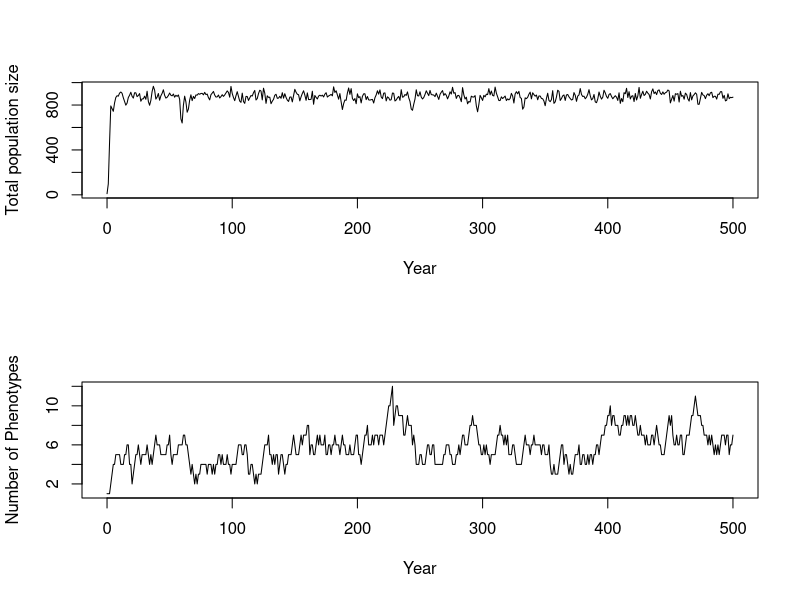
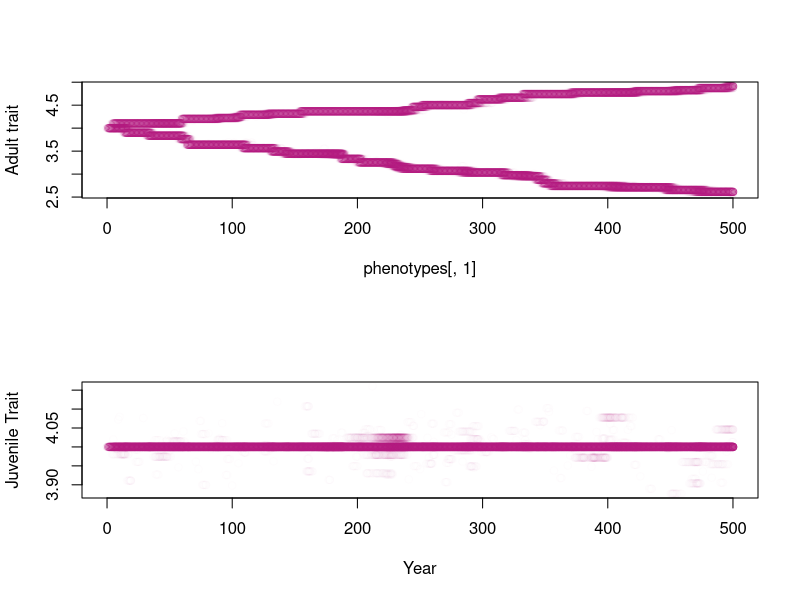
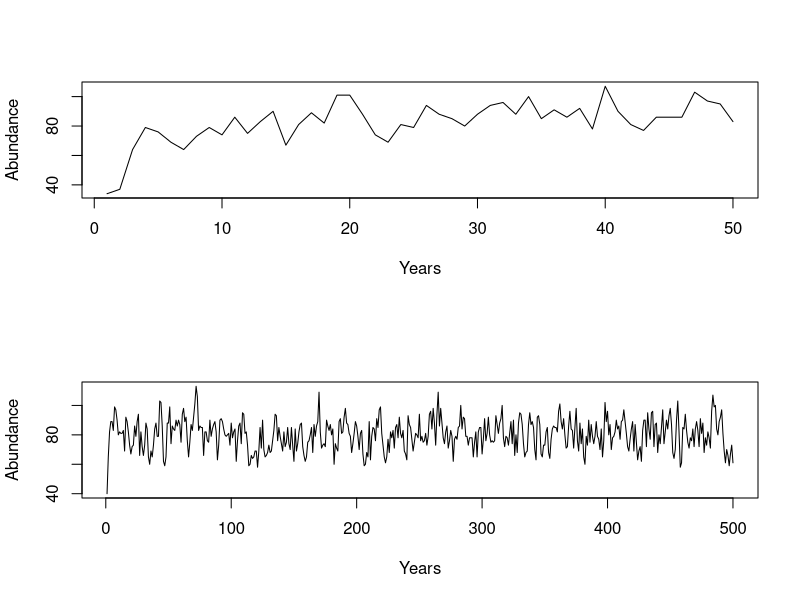

Source code (R) for these figures, in order:




# Second CLC model, optimized, maybe

#Shorthands used: popSize   : Intial population size 
                # resProp   : resource property, a matrix with first row being Adult resources and second row being juveniles resources
                # resFreq   : resource freq, should be relative i.e. add up to one once again first row is adult, second is juvenile. 
                # resGen    : A measure of how generalist the consumers are a matrix with 1 column 2 rows, first row is adults
                # fmax      : A measure of the maximum number of offspring possible
                # kA/kJ     : A measure of how density dependent the fecundity and survival is. Half saturation constant 
                # mutProb   : Mutation probabilty
                # mutVar    : Mutation varitation in the case a mutation occurs
                # time.steps: how long the function runs e.g. years
                # iniP(A/J) : inital phenotype of adult and juvenile(different)
                # nmorphs   : Number of morphs in intial run

popSize <- 15
iniPA   <- 4
iniPJ   <- 4
nmorphs <- 1

pop <- matrix(data = NA, ncol = 4, nrow = nmorphs)                             # Each column in this matrix is one phenotype combination.

pop[,1] <- popSize
pop[,2] <- iniPA
pop[,3] <- iniPJ

colnames(pop) <- c("Number of indivduals", "Adult trait", "Juvenile trait", "Proxy")

c <- as.numeric(which(rmultinom(n = 2 , size = 1, prob = c(0.8, 0.1, 0.1)) == 1))  

d <- rmultinom(n = 2 , size = 1, prob = c(0.8, 0.1, 0.1))

which(d == 1)

# Full function ----------------------------------------------------------------

resourceCompetition <- function(popSize, resProp, resFreq, resGen=matrix(c(0.2,0.2),ncol=1, nrow=2), fmax = 10, kA = 2, kJ = 0.2, mutProb=0.001, mutVar=0.1, time.steps=200, iniPA=4, iniPJ=4, nmorphs = 1){
  
  pop <- matrix(data = NA, ncol = 4, nrow = nmorphs)                             # Each column in this matrix is one phenotype combination.
  
  pop[,1] <- popSize
  pop[,2] <- iniPA
  pop[,3] <- iniPJ
  
  colnames(pop) <- c("Number of indivduals", "Adult trait", "Juvenile trait", "Proxy")
 
  stats         <- matrix(data = c(0, sum(pop[,1]), nrow(pop), mean(pop[,2]), var(pop[,2]), 
                            mean(pop[,3]), var(pop[,3])), nrow = 1, ncol = 7)                                                             #Where we will eventually save our stats and phenotypes
  phenotypes <- matrix(data = c(0, popSize, iniPA, iniPJ), nrow = 1, ncol = 4)
  colnames(phenotypes) <- c("Year", "Number of indivduals", "Adult trait", "Juvenile trait")                                        

  
  for (t in 1:time.steps){
    
    # Deterministic fecundity proxy alpha ------------------------------------

      adults    <- pop                                                            
      alphaA    <- NULL                                                           # Will create a matrix with all alpha values
      alphaSumA <- NULL
      
      for(r in 1:ncol(resProp)){                                                  # Loops through each resource to compute 
        
        rp <- resProp[1,r]                                                        # Resource property for adult resource [1,]
        
        alpha     <- exp(-(adults[, 2]-rp)^2/ (2*resGen[1,1])^2 )                   # Compute  alphas for all adults, if different generalities for stages want to be added modify resGen
        alphaA    <- cbind(alphaA, alpha)                                         # Store alphas for all resources for all morphs
        alphaSumA <- c(alphaSumA, sum(alpha*adults[,1]))                                    # Store the sum of all alphas for each resource
        
      }
      
      for(i in 1:nrow(adults)){
        
        fec <- 0
        for(r in 1:ncol(resProp)){                                                # Goes through each resource and calculates source specific  
                                                                                  # fecundity and then adds them together to create the total fec..
          R  <- resFreq[1,r]
          fec <- fec + R * (alphaA[i,r]/alphaSumA[r])                             # Total fecundity is the sum of fecundities gained 
                                                                                  # from all the different resources. Which is derived
        }                                                                         # both the ability to consume a resource, alphaA, and the 
        adults[i,4] <- fmax * (fec/(kA+fec))                                       # the total ability of all individuals to consume 
                                                                                  # said resource, alphaSumA. R = resource available
      }
      
      # Spawning of offspring -------------------------------------------------
      
      juveniles <- adults                                                         # Create a matrix were we will add juveniles into
      
      for(i in 1:nrow(juveniles)) {
        
        juv             <- rpois(n = 1, lambda = adults[i,1] * adults[i,4])      # This calculates the number of juveniles based on a possion distribution. 
        juveniles[i, 1] <- juv                                                    # States number of juveniles in 1 column
                                   
      }
      
      # Mutation of offspring -------------------------------------------------
      
      probs <- juveniles[,1]/sum(juveniles[, 1])  # Generates probability of morph being mutated based upon number of individuals.
      N.mut <- as.numeric(rbinom(n = 1, size = sum(juveniles[, 1]), prob = mutProb))
      
      
      if(N.mut > 0){
        random.choice <- c()
        mutation.pos <- c()
        
        for (m in 1:length(N.mut)){
        random.choice <- rmultinom(n = 1 , size = 1, prob = probs)    # Randomly chooses which morphs to mutate based on probs
        mutation.pos[m] <- as.numeric(which(random.choice == 1))
      }
      
        for (i in  1:length(mutation.pos)){
        
        mutChange <- rnorm(n=1, mean=0, sd=mutVar)
        juveniles[mutation.pos[i], 1] <- juveniles[mutation.pos[i], 1] - 1       # Removes the mutated individual from the morph
        
          if(rbinom(n = 1, size = 1, prob = 0.5) == 0){                            # Randomly choose whether adult or juvenile trait gets morphed.
            
                
            new.morph <- matrix(data = c(1, juveniles[mutation.pos[i], 2] + mutChange, #Changes adult trait to a new trait and adds it to the juveniles
                                         juveniles[mutation.pos[i], 3], 0), 
                                ncol = ncol(juveniles), nrow = 1)
            juveniles <- rbind(juveniles, new.morph)
          }
          else {
                # Removes the mutated individual from the morph
            new.morph <- matrix(data = c(1, juveniles[mutation.pos[i], 2] ,        #Changes juvenile trait to a new trait and adds it to the juveniles
                                         juveniles[mutation.pos[i], 3]+ mutChange, 0), 
                                ncol = ncol(juveniles), nrow = 1)
            juveniles <- rbind(juveniles, new.morph)
          }
        
        }
        
      }
      
    
      
      # Kill off offspring -----------------------------------------------------
      
      alphaSumJ <- NULL
      alphaJ    <- NULL
      
      for(r in 1:ncol(resProp)){                                                  # Survival of juveniles also depends on resource availability.
        
        rp <- resProp[2,r] 
        
        alpha     <- exp(-(juveniles[,3]-rp)^2/ (2*resGen[2,1])^2 )
        alphaJ    <- cbind(alphaJ, alpha)
        alphaSumJ <- c(alphaSumJ, sum(alpha) )
        
      }
      
      for(i in 1:nrow(juveniles)){
        
        sur <- 0
        for(r in 1:ncol(resProp)){                                                # Goes through each resource and calculates source specific  
          # survival and then adds them together to create the total sur
          R  <- resFreq[2,r]
          sur <- sur + R * (alphaJ[i,r]/alphaSumJ[r])                             
          
        }                                                                         
      
      det.sur <- sur/(kJ+sur)                                                   # this is to create a saturating function, survival can never be over 1 higher kJ means flatter curve
      juveniles[i,1] <- rbinom(n = 1 , size = juveniles[i,1], prob = det.sur)   # sees how many survive given their det. survival.
      }
      
    pop <- juveniles[juveniles[, 1] != 0, , drop = FALSE]                        # all adults die after reproducing, so the new generation is only juveniles, and all rows with zero individuals are removed.
    
    # extract stats and phenotype ---------------------------------------------
    
    if(nrow(pop) == 0){                                                          # Checks whether population has reached zero, then it breaks the for loop.                                   
      print("Population extinction")
      break
    }
    
    stats <- rbind(stats, c(t, sum(pop[,1]), nrow(pop), mean(pop[,2]), var(pop[,2]), 
                            mean(pop[,3]), var(pop[,3]))) 
    
    pStats <- cbind(rep(t, nrow(pop)), pop[,1], pop[,2], pop[,3])
    phenotypes <- rbind(phenotypes, pStats)
    
      
  }
  
  #return output  ------------------------------------------------------------
  colnames(stats) <- c("year", "population size", "Number of morphs", "mean A trait", "var A", "mean J trait", "var J")
  rownames(phenotypes) <- NULL
  return(list(stats=stats, phenotypes=phenotypes))                                 #returns both the stats and the phenotype
  
  
}



                    
resource.frequency <- c(100,20,20,10,50,  # res. freq. of adults
                        40,20,20,20,30)   # res. freq. pf juveniles
resource.property<- c(1, 3, 4, 5, 10,            # res. property of adults
                      2, 3, 4, 5, 7)             # res. property of juveniles

resFreqMatrix <- matrix(resource.frequency, nrow=2, ncol=5, byrow = TRUE) 
rownames(resFreqMatrix) <- c("Juvenile", "Adult")
colnames(resFreqMatrix)  <- paste0("Resource ", 1:ncol(resFreqMatrix))

resPropMatrix <- matrix(resource.property, nrow=2, ncol=5, byrow = TRUE)          
rownames(resPropMatrix)<-c("Juvenile", "Adult")
colnames(resFreqMatrix)  <- paste0("Resource ", 1:ncol(resPropMatrix))


output <- resourceCompetition(resProp=resPropMatrix, resFreq=resFreqMatrix, popSize = 10, mutProb=0.001, mutVar=0.05, time.steps = 500)

stats <- output$stats
phenotypes <- output$phenotypes



# Plotting  -------------------------------------------------------------------

par(mfrow=c(2,1))


plot(x = stats[, 1], y = stats[, 2], xlab = "Year", ylab = "Total population size", type = "l")

plot(x = stats[, 1], y = stats[, 3], xlab = "Year", ylab = "Number of Phenotypes", type = "l")

par(mfrow=c(2,1))

pColors <- rgb(0.7, 0.1, 0.5, alpha = (phenotypes[,2]/(100+phenotypes[,2])))
plot(x = phenotypes[, 1], y = phenotypes[,3], col = pColors, xlab = NULL, ylab = "Adult trait")
plot(x = phenotypes[, 1], y = phenotypes[,4], col = pColors, xlab = "Year", ylab = "Juvenile Trait")


# Add a legend to distinguish between patches
#legend("topright", legend=c("Patch 1", "Patch 2"), col=c(rgb((1-0.9)*0.7,0.59,0.8, alpha =0.6), rgb((2-0.9)*0.7,0.59,0.8, alpha =0.6)), pch=19)

# Add a title to the plot
#title("Individual Phenotypes Over Years for Patch 1 and Patch 2")

# -------------------------------




# Function split into smaller parts(for easier debugging): -----------------------------------------------------------------------------------------

#----------------- Population initialization:
popSize <- 15
iniPA   <- 4
iniPJ   <- 4
nmorphs <- 1

pop <- matrix(data = NA, ncol = 4, nrow = nmorphs)                             # Each column in this matrix is one phenotype combination.

pop[,1] <- popSize
pop[,2] <- iniPA
pop[,3] <- iniPJ

colnames(pop) <- c("Number of indivduals", "Adult trait", "Juvenile trait", "Proxy")

# --------------------- Resource initialization (adult)

resFreqA <- c(2,2,5,2,2)              # res. freq. of adults
resPropA <- c(2, 3, 4, 5, 6)          # res. property of adults
resGenA  <- 0.3
kA       <- 0.3
fmax     <- 10 


#----------------- Fecundity  ----------------

birth <- function (pop, resPropA, resFreqA, resGenA, kA, fmax) { 
    
    # Deterministic fecundity proxy alpha ------------------------------------
    
    adults    <- pop                                                            
    alphaA    <- NULL                                                             # Will create a matrix with all alpha values
    alphaSumA <- NULL
    
    for(r in 1:length(resPropA)){                                                 # Loops through each resource to compute 
      
      rp <- resPropA[r]                                                           # Resource property for adult resource [2,]
      
      alpha     <- exp(-(adults[, 2]-rp)^2/ (2*resGenA)^2 )                       # Compute  alphas for all adults, if different generalities for stages want to be added modify resGen
      alphaA    <- cbind(alphaA, alpha)                                           # Store alphas for all resources for all morphs
      alphaSumA <- c(alphaSumA, sum(alpha*adults[,1]))                            # Store the sum of all alphas for each resource
      
    }
    
    for(i in 1:nrow(adults)){
      
      fec <- 0
      for(r in 1:length(resPropA)){                                                  # Goes through each resource and calculates source specific  
        # fecundity and then adds them together to create the total fec..
        R  <- resFreqA[r]
        fec <- fec + R * (alphaA[i,r]/alphaSumA[r])                               # Total fecundity is the sum of fecundities gained 
        # from all the different resources. Which is derived
      }                                                                           # both the ability to consume a resource, alphaA, and the 
      adults[i,4] <- fmax * (fec/(kA+fec))                                        # the total ability of all individuals to consume 
      # said resource, alphaSumA. R = resource available
    }
    
    # Spawning of offspring -------------------------------------------------
    
    juveniles <- adults                                                          # Create a matrix were we will add juveniles into
    
    for(i in 1:nrow(juveniles)) {
      
      juv             <- rpois(n = 1, lambda = adults[i,1] * adults[i,4])        # This calculates the number of juveniles based on a possion distribution. 
      juveniles[i, 1] <- juv                                                     # States number of juveniles in 1 column
      
    }
    
    pop <- juveniles
  
  return(pop)
}

populationSize <- c()
timesteps <- 50

for(t in 1:timesteps){
  
  pop <- birth(pop = pop, resPropA = resPropA , resFreqA = resFreqA, resGenA = resGenA, kA = kA, fmax = 3)
  
  populationSize<- rbind(populationSize, sum(pop[,1])) 
  
}
rownames(populationSize) <- paste0("Year", 1:nrow(populationSize)) 
colnames(populationSize) <- "Number of indivduals"


plot(x = 1:nrow(populationSize), y = populationSize, type = "l", xlab = "Years", ylab = "Abundance")

#----------------- Mutation   -------------------

mutation <- function(pop, mutProb, mutVar){

juveniles <- pop
probs <- juveniles[,1]/sum(juveniles[, 1])  # Generates probability of morph being mutated based upon number of individuals.
N.mut <- as.numeric(rbinom(n = 1, size = sum(juveniles[, 1]), prob = mutProb))


if(N.mut > 0){
  #print("Mutation!")
  random.choice <- c()
  mutation.pos <- c()
  for (m in 1:length(N.mut)){
    random.choice <- rmultinom(n = 1 , size = 1, prob = probs)    # Randomly chooses which morphs to mutate based on probs
    mutation.pos[m] <- as.numeric(which(random.choice == 1))
  }
  
  for (i in  1:length(mutation.pos)){
    
    mutChange <- rnorm(n=1, mean=0, sd=mutVar)
    juveniles[mutation.pos[i], 1] <- juveniles[mutation.pos[i], 1] - 1       # Removes the mutated individual from the morph
    
    if(rbinom(n = 1, size = 1, prob = 0.5) == 0){                            # Randomly choose whether adult or juvenile trait gets morphed.
      
      
      new.morph <- matrix(data = c(1, juveniles[mutation.pos[i], 2] + mutChange, #Changes adult trait to a new trait and adds it to the juveniles
                                   juveniles[mutation.pos[i], 3], 0), 
                          ncol = ncol(juveniles), nrow = 1)
      juveniles <- rbind(juveniles, new.morph)
    }
    else {
      # Removes the mutated individual from the morph
      new.morph <- matrix(data = c(1, juveniles[mutation.pos[i], 2] ,        #Changes juvenile trait to a new trait and adds it to the juveniles
                                   juveniles[mutation.pos[i], 3]+ mutChange, 0), 
                          ncol = ncol(juveniles), nrow = 1)
      juveniles <- rbind(juveniles, new.morph)
    }
    
  }
  
}


pop <- juveniles

return(pop)

}


#----------------- Survival  ------------------------------------

death <- function(pop, resPropJ, resFreqJ, resGenJ, kJ){
  juveniles <- pop
  alphaSumJ <- NULL
  alphaJ    <- NULL
  
  for(r in 1:length(resPropJ)){                                                  # Survival of juveniles also depends on resource availability.
    
    rp <- resPropJ[r] 
    
    alpha     <- exp(-(juveniles[,3]-rp)^2/ (2*resGenJ) )
    alphaJ    <- cbind(alphaJ, alpha)
    alphaSumJ <- c(alphaSumJ, sum(alpha) )
    
  }
  
  for(i in 1:nrow(juveniles)){
    
    sur <- 0
    for(r in 1:length(resPropJ)){                                                # Goes through each resource and calculates source specific  
                                                                                 # survival and then adds them together to create the total sur
      R  <- resFreqJ[r]
      sur <- sur + R * (alphaJ[i,r]/alphaSumJ[r])                             
      
    }                                                                         
    
    det.sur <- sur/(kJ+sur)                                                       # this is to create a saturating function, survival can never be over 1 higher kJ means flatter curve
    juveniles[i,1] <- rbinom(n = 1 , size = juveniles[i,1], prob = det.sur)       # sees how many survive given their det. survival.
  }
  
  pop <- juveniles[juveniles[, 1] != 0, , drop = FALSE]
  
  return(pop)
}

# Test of survival and birth and mutation together ---------------------------------------------------

#----------------- Population initialization
popSize <- 15
iniPA   <- 4
iniPJ   <- 4
nmorphs <- 1

pop <- matrix(data = NA, ncol = 4, nrow = nmorphs)                             # Each column in this matrix is one phenotype combination.

pop[,1] <- popSize
pop[,2] <- iniPA
pop[,3] <- iniPJ

colnames(pop) <- c("Number of indivduals", "Adult trait", "Juvenile trait", "Proxy")

mutProb = 0.005
mutVar = 0.1

populationSize <- c()
numberPhenotypes <- c()
Phenotypes <- matrix(data = c(0, popSize, iniPA, iniPJ), nrow = 1, ncol = 4)
colnames(Phenotypes) <- c("Year", "Number of indivduals", "Adult trait", "Juvenile trait")
timesteps <- 500

# --------------------- Resource initialization (adult)

resFreqA <- c(2,2,5,2,2)              # res. freq. of adults
resPropA <- c(2, 3, 4, 5, 6)          # res. property of adults
resGenA  <- 0.3
kA       <- 0.3
fmax     <- 10 

# --------------------- Resource initialization (juvenile)

resFreqJ <- c(10,3,1,3,10)              # res. freq. of juveniles
resPropJ <- c(1, 3, 4, 5, 7)          # res. property of juveniles
resGenJ  <- 0.2
kJ       <- 0.3


for(t in 1:timesteps){
  
  pop <- birth(pop = pop, resPropA = resPropA , resFreqA = resFreqA, resGenA = resGenA, kA = kA, fmax = 3)

  pop <- mutation(pop=pop, mutProb = mutProb, mutVar = mutVar)
  
  pop <- death(pop = pop, resPropJ = resPropJ, resFreqJ = resFreqJ, resGenJ = resGenJ, kJ = kJ)

  
  
  if (nrow(pop) == 0) {
    print("Extinction!")
    break
  }
  else {
    
   #print(paste0("Loop ", t ," works"))
    
        }
  
  numberPhenotypes <- rbind(numberPhenotypes, nrow(pop))
  pStats <- cbind(rep(t, nrow(pop)), pop[,1], pop[,2], pop[,3])
  Phenotypes <- rbind(Phenotypes, pStats)
  populationSize<- rbind(populationSize, sum(pop[,1])) 
  
}


rownames(populationSize) <- paste0("Year", 1:nrow(populationSize)) 
colnames(populationSize) <- "Number of indivduals"

colnames(numberPhenotypes) <- "# of phenotypes"

rownames(Phenotypes) <- NULL


plot(x = 1:nrow(populationSize), y = populationSize, type = "l", xlab = "Years", ylab = "Abundance")
